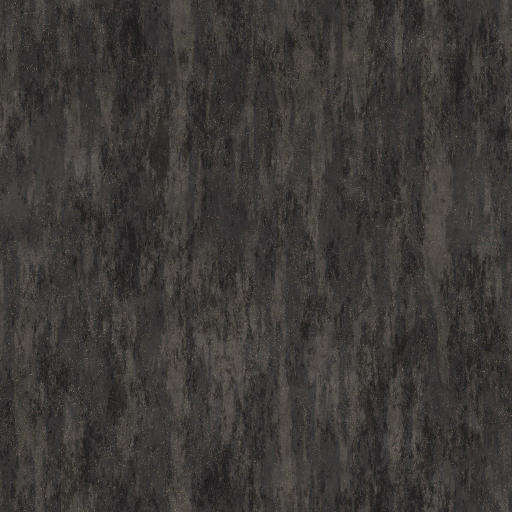
#> input picture tools/assets/universe/.tex/b_rock_color.jpg, 1024 x 1024 px, given in place of T_ShipContainer_20ft_A_Blue.jpg, which was not available (shown at 1/2 size)
$ python pack_outskirts_licensed.py universe/.tex universe/.tex/b_rock_normal.jpg universe/.tex/b_rock_normal.jpg universe/.tex/b_rock_normal.jpg
#> lines starting #> are read from the running program, lines starting #| are printed output that depends on the picture
#!/usr/bin/env python3
"""Converts the two purchased CGTrader packs used by The Outskirts into game GLBs (this script holds no asset; the models are Royalty Free, NO AI use, NO redistribution:
they are kept out of this public repository and published only as scrambled .vrpak through the private repository, see docs/VOID_RUNNER_ASSET_LICENSES.md).
  1. "Low Poly PBR Shipping Container 20ft": OBJ, centimetres, 3ds Max export. Nodes: c01_LOD0..3, c02_LOD0..3, doorL_LOD0..1, doorR_LOD0..1.
  2. "solar panels with clean and dirty textures": Collada. The five DIRTY arrays become nodes solar-1..5 (each stood on y 0 around its own middle).
  3. "Satellite Dish Low-poly" (GLB, 10.7k triangles kept as they are; its three 16 MB PNG pictures become 1024 px JPEGs, with a little grime laid over the colour).
Usage: python3 tools/assets/pack_outskirts_licensed.py <containers-dir> <solar-dir> <out-dir> [<dish-dir>]   then: node tools/assets/pack-model.cjs <glb> <vrpak>
Run on the owner's side or here after fetching; nothing is sent anywhere. Needs Pillow."""
import sys, os, re, json, struct, io, math
from PIL import Image

def jpeg(path, size=1024):
    im = Image.open(path).convert('RGB')
    if max(im.size) > size: im = im.resize((size, size), Image.LANCZOS)
    b = io.BytesIO(); im.save(b, 'JPEG', quality=86); return b.getvalue()

class Glb:
    def __init__(s): s.bin = bytearray(); s.views = []; s.acc = []; s.images = []; s.textures = []; s.materials = []; s.meshes = []; s.nodes = []
    def blob(s, data, target=None):
        while len(s.bin) % 4: s.bin.append(0)
        s.views.append(dict(buffer=0, byteOffset=len(s.bin), byteLength=len(data), **({'target': target} if target else {}))); s.bin += data; return len(s.views) - 1
    def image(s, jpg):
        v = s.blob(jpg); s.images.append(dict(bufferView=v, mimeType='image/jpeg')); s.textures.append(dict(source=len(s.images) - 1, sampler=0)); return len(s.textures) - 1
    # [16 lines left out: functions accessor, mesh, write, not called in this run]

def read_obj(path, scale):
    V, T, N, groups, cur = [], [], [], {}, None
    for l in open(path, encoding='utf8', errors='ignore'):
        a = l.split()
        if not a: continue
        if a[0] == 'v': V.append([float(x) * scale for x in a[1:4]])
        elif a[0] == 'vt': T.append([float(a[1]), 1 - float(a[2])])
        elif a[0] == 'vn': N.append([float(x) for x in a[1:4]])
        elif a[0] == 'usemtl': cur = a[1]; groups.setdefault(cur, dict(pos=[], nrm=[], uv=[], idx=[], map={}))
        elif a[0] == 'f':
            g = groups[cur]; ids = []
            for t in a[1:]:
                p = (t.split('/') + ['', ''])[:3]; key = tuple(p)
                if key not in g['map']:
                    g['map'][key] = len(g['map']); v = V[int(p[0]) - 1]; g['pos'] += v
                    g['uv'] += T[int(p[1]) - 1] if p[1] else [0, 0]; g['nrm'] += N[int(p[2]) - 1] if p[2] else [0, 1, 0]
                ids.append(g['map'][key])
            for k in range(1, len(ids) - 1): g['idx'] += [ids[0], ids[k], ids[k + 1]]
    return groups

def weathered(path):
    """The pack's own picture, modified for The Outskirts (remixing is allowed by the licence): the seller's printed company logo is painted out with the plain corrugated strip beside it
    (nothing in this game carries a real-looking company name) and rust streaks and grime are laid over everything, since these homes are rundown."""
    import random
    im = Image.open(path).convert('RGB'); W, H = im.size; k = W / 1024
#> in weathered, im is the input picture: PIL image 1024x1024 RGB; mean R, G, B 60.5, 57.6, 55.2
#> after `W, H = im.size`: W = 1024; H = 1024
#> after `k = W / 1024`: k = 1
    box = (int(365 * k), int(835 * k), int(930 * k), int(962 * k)); w = box[2] - box[0]; src = im.crop((0, box[1], int(360 * k), box[3]))
#> after `box = (int(365 * k), int(835 * k), int(930 * k), int(962 * k))`: box = (365, 835, 930, 962)
#> after `w = box[2] - box[0]`: w = 565
#> after `src = im.crop((0, box[1], int(360 * k), box[3]))`:
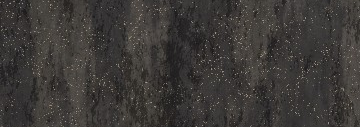
#> src: PIL image 360x127 RGB; mean R, G, B 61, 57.9, 55.4
    for x in range(box[0], box[2], src.size[0]): im.paste(src, (x, box[1]))
    # grime and rust streaks (seeded: the same picture every time)
    rnd = random.Random(2026); ov = Image.new('RGBA', im.size, (0, 0, 0, 0)); from PIL import ImageDraw; d = ImageDraw.Draw(ov)
#> after `ov = Image.new('RGBA', im.size, (0, 0, 0, 0))`: ov: PIL image 1024x1024 RGBA; every value is 0
    for _ in range(260):
        x = rnd.randrange(W); y = rnd.randrange(H); l = rnd.randrange(40, 260); c = rnd.choice([(120, 60, 28), (70, 36, 20), (20, 16, 12)])
        d.line([(x, y), (x + rnd.randrange(-3, 4), y + l)], fill=c + (rnd.randrange(30, 90),), width=rnd.randrange(2, 9))
    from PIL import ImageFilter
    ov = ov.filter(ImageFilter.GaussianBlur(1.2)); im = Image.alpha_composite(im.convert('RGBA'), ov).convert('RGB')
#> after `ov = ov.filter(ImageFilter.GaussianBlur(1.2))`:
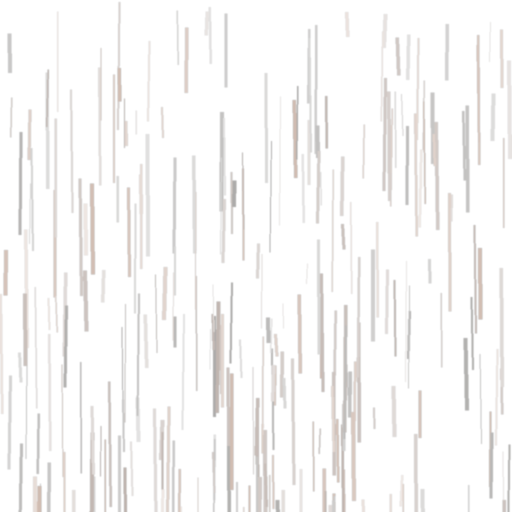
#> ov: PIL image 1024x1024 RGBA (shown at 1/2 size); mean R, G, B, A 10.5, 5.6, 3, 9; transparent parts drawn white
    b = io.BytesIO(); im.save(b, 'JPEG', quality=86); return b.getvalue()

def containers(src, out):
    g = Glb(); od = os.path.join(src, 'extracted', 'Meshes Container 20ft', 'obj'); dd = os.path.join(src, 'extracted', 'Meshes Container Doors', 'obj')
    ct = g.image(weathered(os.path.join(od, 'T_ShipContainer_20ft_A_Blue.jpg'))); dt = g.image(jpeg(os.path.join(dd, 'T_ShipContainer_Doors_A_Blue.jpg')))
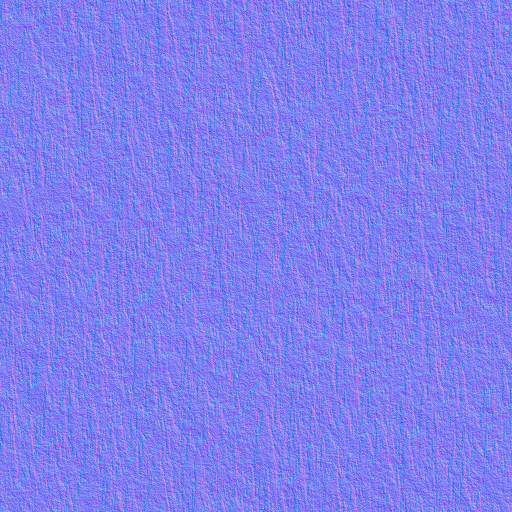
#> input picture tools/assets/universe/.tex/b_rock_normal.jpg, 1024 x 1024 px, given in place of T_ShipContainer_Doors_A_Blue.jpg, which was not available (shown at 1/2 size)
#> in jpeg, im is the input picture: PIL image 1024x1024 RGB; mean R, G, B 127, 126.9, 239.9
    mats = {'Container': len(g.materials), 'Doors': len(g.materials) + 1}
    g.materials += [dict(name='container', pbrMetallicRoughness=dict(baseColorTexture=dict(index=ct), metallicFactor=.3, roughnessFactor=.75), doubleSided=True),
                    dict(name='doors', pbrMetallicRoughness=dict(baseColorTexture=dict(index=dt), metallicFactor=.3, roughnessFactor=.75), doubleSided=True)]
    for n in ('01', '02'):
        for lod in range(4):
            gr = read_obj(os.path.join(od, 'SM_Container_20ft_%s_LOD%d.obj' % (n, lod)), .01)
            g.mesh('c%s_LOD%d' % (n, lod), [(mats.get(k, 0), v['pos'], v['nrm'], v['uv'], v['idx']) for k, v in gr.items() if v['idx']])
    for side in ('L', 'R'):
        for lod in range(2):
            p = os.path.join(dd, 'SM_Container_Door_%s_LOD%d.obj' % (side, lod))
            if not os.path.exists(p): continue
            gr = read_obj(p, .01); g.mesh('door%s_LOD%d' % (side, lod), [(1, v['pos'], v['nrm'], v['uv'], v['idx']) for k, v in gr.items() if v['idx']])
    g.write(os.path.join(out, 'outskirts-containers.glb'))

# [52 lines left out: functions solar, dish, not called in this run]

if __name__ == '__main__':
#> (the run stopped early here; a loop or call above may not have finished)
